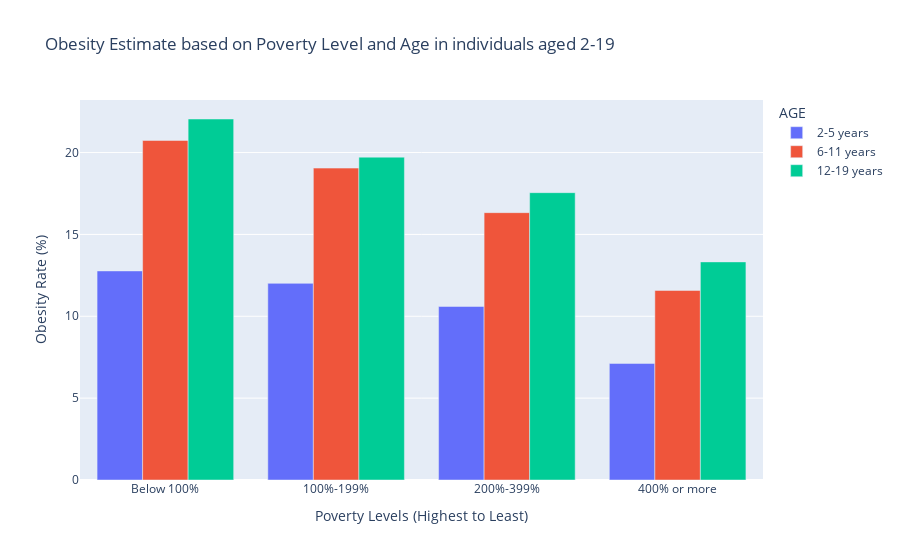

Notebook source saved alongside this figure:
### Markdown cell above
### Visual 1: Obesity Estimate based on Poverty Level and Age in individuals aged 2-19

### Code cell
obesity_Visual1(poverty_obesity)

### Figure 1 — Plotly figure (JSON) as saved in the notebook; plotly's stock layout.template omitted (floating-point values rounded to 4 significant figures)
{"data": [{"alignmentgroup": "True", "hovertemplate": "AGE=2-5 years<br>Poverty Levels (Highest to Least)=%{x}<br>Obesity Rate (%)=%{y}<extra></extra>", "legendgroup": "2-5 years", "marker": {"color": "#636efa", "pattern": {"shape": ""}}, "name": "2-5 years", "offsetgroup": "2-5 years", "orientation": "v", "showlegend": true, "textposition": "auto", "type": "bar", "x": ["Below 100%", "100%-199%", "200%-399%", "400% or more"], "xaxis": "x", "y": [12.77, 12.01, 10.6, 7.12], "yaxis": "y"}, {"alignmentgroup": "True", "hovertemplate": "AGE=6-11 years<br>Poverty Levels (Highest to Least)=%{x}<br>Obesity Rate (%)=%{y}<extra></extra>", "legendgroup": "6-11 years", "marker": {"color": "#EF553B", "pattern": {"shape": ""}}, "name": "6-11 years", "offsetgroup": "6-11 years", "orientation": "v", "showlegend": true, "textposition": "auto", "type": "bar", "x": ["Below 100%", "100%-199%", "200%-399%", "400% or more"], "xaxis": "x", "y": [20.74, 19.05, 16.33, 11.58], "yaxis": "y"}, {"alignmentgroup": "True", "hovertemplate": "AGE=12-19 years<br>Poverty Levels (Highest to Least)=%{x}<br>Obesity Rate (%)=%{y}<extra></extra>", "legendgroup": "12-19 years", "marker": {"color": "#00cc96", "pattern": {"shape": ""}}, "name": "12-19 years", "offsetgroup": "12-19 years", "orientation": "v", "showlegend": true, "textposition": "auto", "type": "bar", "x": ["Below 100%", "100%-199%", "200%-399%", "400% or more"], "xaxis": "x", "y": [22.05, 19.72, 17.55, 13.32], "yaxis": "y"}], "layout": {"autosize": true, "barmode": "group", "legend": {"title": {"text": "AGE"}, "tracegroupgap": 0}, "title": {"text": "Obesity Estimate based on Poverty Level and Age in individuals aged 2-19"}, "xaxis": {"anchor": "y", "autorange": true, "domain": [0, 1], "range": [-0.5, 3.5], "title": {"text": "Poverty Levels (Highest to Least)"}, "type": "category"}, "yaxis": {"anchor": "x", "autorange": true, "domain": [0, 1], "range": [0, 23.21], "title": {"text": "Obesity Rate (%)"}, "type": "linear"}}}
